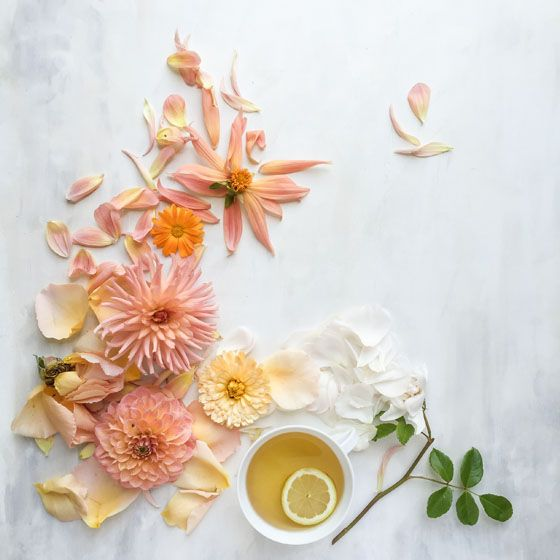
#> input picture Assignment-3/flower.jpg, 560 x 560 px
$ python Q2-D3.py
#> lines starting #> are read from the running program, lines starting #| are printed output that depends on the picture; after the words box and inside, x2 and y2 are one past the last pixel; in counts of white or black regions, pixels touching at a corner belong together
import cv2
import numpy as np
import random
import time

img=cv2.imread('flower.jpg')
#> img is the input picture: shape (560, 560, 3); mean B, G, R 197, 206.8, 217
h,w,c=img.shape
#> h = 560; w = 560; c = 3
#h=560,w=560
a1=0
a2=0
b1=int(560/7)   #b1=80
b2=int(560/7)   #b2=80

row=0
while True: #Y axis loop

    if row % 2==0: #Even row
        a1=0
        b1=80

        while True:
            cv2.rectangle(img,(a1,a2),(b1,b2),(random.randint(0,255),random.randint(0,255),random.randint(0,255)),-1)
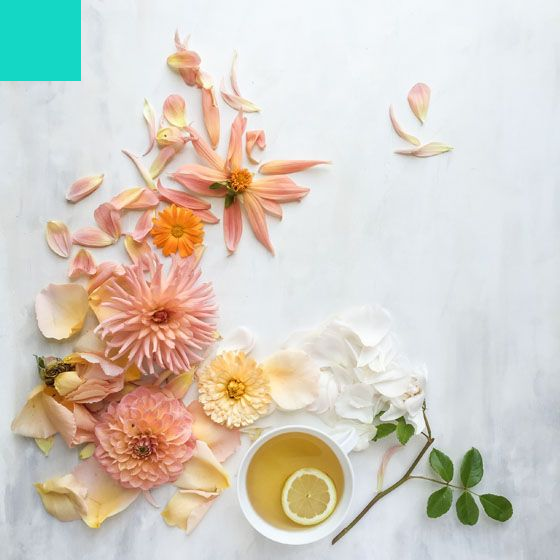
#> img: shape (560, 560, 3); 2.09% of pixels changed, all inside (x1, y1, x2, y2) = (0, 0, 81, 81)
            cv2.imshow('Frame',img)
            cv2.waitKey(500)
            a1+=80
            b1+=80
            if b1>560:
                break

    else: #Odd row
        a1=480
        b1=560

        while True:
            cv2.rectangle(img,(a1,a2),(b1,b2),(random.randint(0,255),random.randint(0,255),random.randint(0,255)),-1)
            cv2.imshow('Frame',img)
            cv2.waitKey(500)
            a1-=80
            b1-=80
            if a1<0:
                break

    a2+=80
    b2+=80
    row+=1
    if b2>560:
        break
